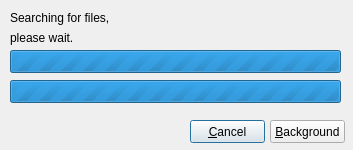
<ui version="4.0" >
 <class>qdCopyMove</class>
 <widget class="QDialog" name="qdCopyMove" >
  <property name="geometry" >
   <rect>
    <x>0</x>
    <y>0</y>
    <width>353</width>
    <height>150</height>
   </rect>
  </property>
  <property name="windowTitle" >
   <string>Dialog</string>
  </property>
  <widget class="QLabel" name="qlSource" >
   <property name="geometry" >
    <rect>
     <x>10</x>
     <y>10</y>
     <width>331</width>
     <height>16</height>
    </rect>
   </property>
   <property name="text" >
    <string>Searching for files,</string>
   </property>
  </widget>
  <widget class="QLabel" name="qlDestination" >
   <property name="geometry" >
    <rect>
     <x>10</x>
     <y>30</y>
     <width>331</width>
     <height>16</height>
    </rect>
   </property>
   <property name="text" >
    <string>please wait.</string>
   </property>
  </widget>
  <widget class="QPushButton" name="qpbCancel" >
   <property name="geometry" >
    <rect>
     <x>190</x>
     <y>120</y>
     <width>75</width>
     <height>23</height>
    </rect>
   </property>
   <property name="text" >
    <string>&amp;Cancel</string>
   </property>
  </widget>
  <widget class="QProgressBar" name="qpbTotal" >
   <property name="geometry" >
    <rect>
     <x>10</x>
     <y>80</y>
     <width>331</width>
     <height>23</height>
    </rect>
   </property>
   <property name="maximum" >
    <number>0</number>
   </property>
   <property name="value" >
    <number>0</number>
   </property>
   <property name="textVisible" >
    <bool>false</bool>
   </property>
   <property name="orientation" >
    <enum>Qt::Horizontal</enum>
   </property>
  </widget>
  <widget class="QProgressBar" name="qpbCurrent" >
   <property name="geometry" >
    <rect>
     <x>10</x>
     <y>50</y>
     <width>331</width>
     <height>23</height>
    </rect>
   </property>
   <property name="maximum" >
    <number>0</number>
   </property>
   <property name="textVisible" >
    <bool>false</bool>
   </property>
   <property name="orientation" >
    <enum>Qt::Horizontal</enum>
   </property>
  </widget>
  <widget class="QPushButton" name="qpbBackground" >
   <property name="geometry" >
    <rect>
     <x>270</x>
     <y>120</y>
     <width>75</width>
     <height>23</height>
    </rect>
   </property>
   <property name="text" >
    <string>&amp;Background</string>
   </property>
  </widget>
 </widget>
 <resources/>
 <connections/>
</ui>
